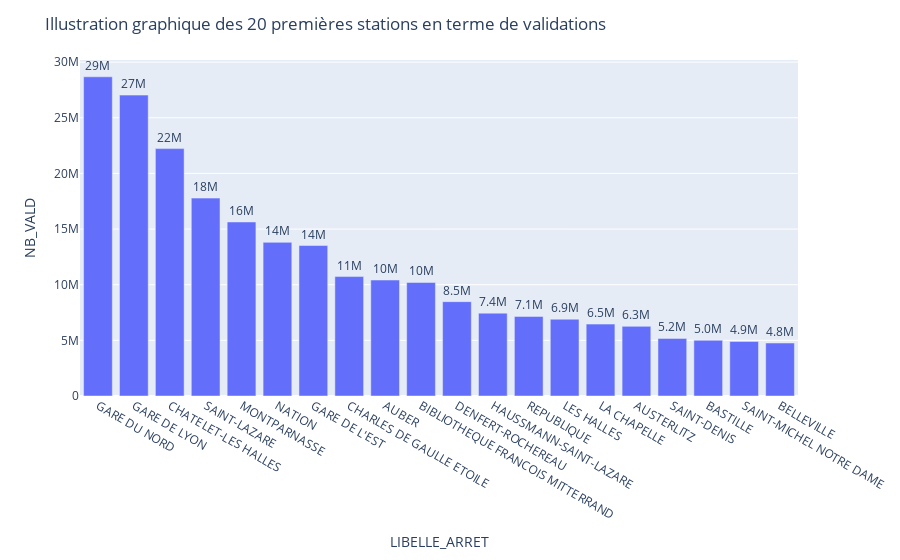

Notebook code for this chart:
### Code cell
fig = px.bar(grouped_stations, y='NB_VALD', x='LIBELLE_ARRET', text='NB_VALD')
fig.update_traces(texttemplate='%{text:.2s}', textposition='outside')
fig.update_layout( title = 'Illustration graphique des 20 premières stations en terme de validations')
fig.show()

### Figure 1 — Plotly figure (JSON) as saved in the notebook; plotly's stock layout.template omitted (floating-point values rounded to 4 significant figures)
{"data": [{"alignmentgroup": "True", "hovertemplate": "LIBELLE_ARRET=%{x}<br>NB_VALD=%{text}<extra></extra>", "legendgroup": "", "marker": {"color": "#636efa"}, "name": "", "offsetgroup": "", "orientation": "v", "showlegend": false, "text": [28680167, 27034363, 22226976, 17780653, 15635744, 13805742, 13518503, 10730575, 10419769, 10199455, 8476445, 7442539, 7147429, 6897815, 6459594, 6255952, 5173750, 5003465, 4904509, 4762458], "textposition": "outside", "texttemplate": "%{text:.2s}", "type": "bar", "x": ["GARE DU NORD", "GARE DE LYON", "CHATELET-LES HALLES", "SAINT-LAZARE", "MONTPARNASSE", "NATION", "GARE DE L'EST", "CHARLES DE GAULLE ETOILE", "AUBER", "BIBLIOTHEQUE FRANCOIS MITTERRAND", "DENFERT-ROCHEREAU", "HAUSSMANN-SAINT-LAZARE", "REPUBLIQUE", "LES HALLES", "LA CHAPELLE", "AUSTERLITZ", "SAINT-DENIS", "BASTILLE", "SAINT-MICHEL NOTRE DAME", "BELLEVILLE"], "xaxis": "x", "y": [28680167, 27034363, 22226976, 17780653, 15635744, 13805742, 13518503, 10730575, 10419769, 10199455, 8476445, 7442539, 7147429, 6897815, 6459594, 6255952, 5173750, 5003465, 4904509, 4762458], "yaxis": "y"}], "layout": {"barmode": "relative", "legend": {"tracegroupgap": 0}, "margin": {"t": 60}, "title": {"text": "Illustration graphique des 20 premières stations en terme de validations"}, "xaxis": {"anchor": "y", "domain": [0, 1], "title": {"text": "LIBELLE_ARRET"}}, "yaxis": {"anchor": "x", "domain": [0, 1], "title": {"text": "NB_VALD"}}}}
